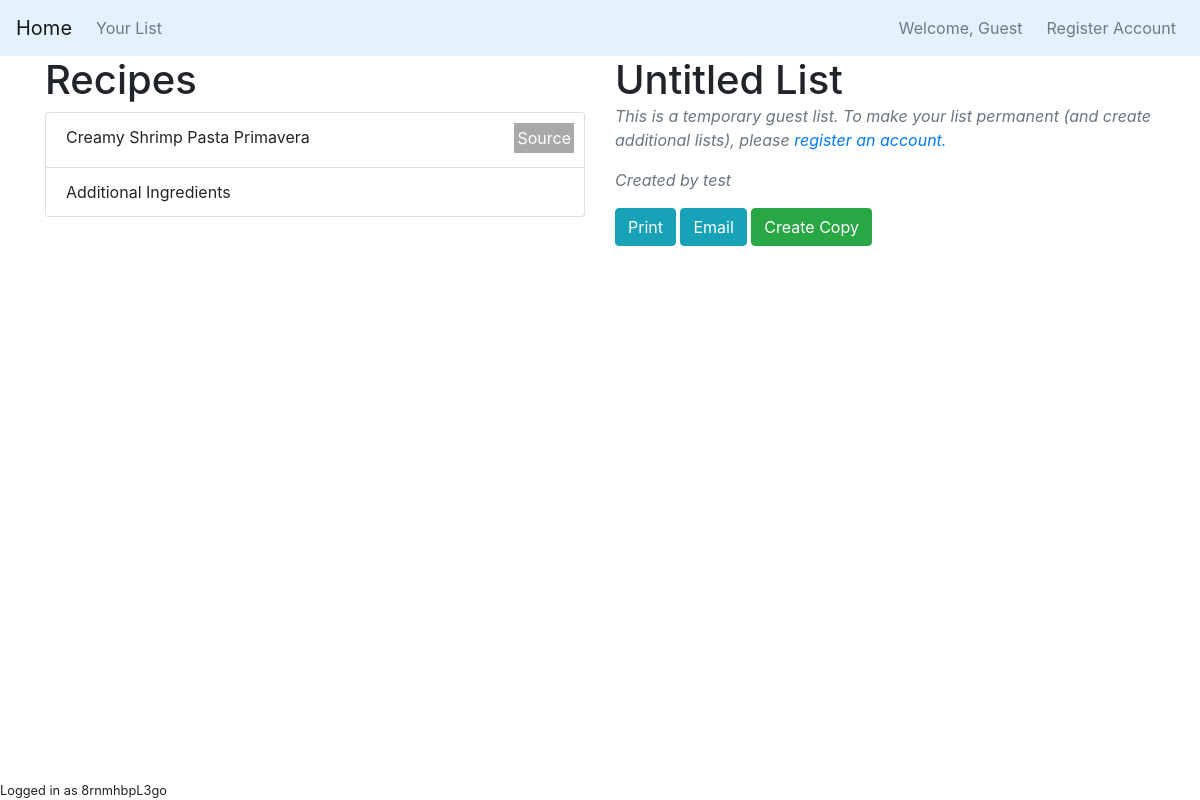
Page /list/lfhjJpImT6c (signed in) on the committed database.
### grocerylistapp/models.py (models this page shows, shortened)
class User(db.Model, UserMixin):
    id = db.Column(db.Integer, primary_key=True)
    username = db.Column(db.String(20), unique=True, nullable=False)
    email = db.Column(db.String(120), unique=True, nullable=False)
    email_validated = db.Column(db.Boolean, default=False)
    password = db.Column(db.String(60), nullable=False)
    temporary = db.Column(db.Boolean, default=False)  # determines if user account is temporary (for guest users)
    checklists = db.relationship('CompiledList', backref='user', lazy=True)  # the user's grocery lists

class RecipeList(db.Model):
    id = db.Column(db.Integer, primary_key=True)  # the primary key
    name = db.Column(db.String, nullable=False)  # name for recipe (from url)
    hex_name = db.Column(db.String(20), unique=True, nullable=False)  # name for database #TODO use hex_id() function
    hex_color = db.Column(db.String(6), nullable=False)  # randomly generated color for use in lists
    image_file = db.Column(db.String(20), nullable=False, default='default.jpg')  # image for list
    recipe_url = db.Column(db.String(200))
    compiled_list = db.Column(db.ForeignKey('compiled_list.id'))    # the id of the compiled list
    lines = db.relationship('RawLine', backref='rlist', lazy=True)  # the lines of the list

class CompiledList(db.Model):
    id = db.Column(db.Integer, primary_key=True)    # the primary key
    name = db.Column(db.String(20), nullable=False, default="Unnamed List")  # user created name, optional
    hex_name = db.Column(db.String(20), unique=True, nullable=False)  # name for database #TODO use hex_id() function
    lines = db.relationship('CleanedLine', backref='list', lazy=True)  # cleaned lines for the list
    recipes = db.relationship('RecipeList', backref='complist', lazy=True)  # all recipes that are in the compiled list
    user_id = db.Column(db.ForeignKey('user.id'), nullable=False)  # the id of the user who made the list

### grocerylistapp/checklist/routes.py (the view)
@checklist.route('/list/<string:hex_name>', methods=['GET', 'POST'])
def compiled_list(hex_name):
    recipe_form = RecipeURLForm(prefix="recipe")
    custom_recipe_form = CustomRecipeForm(prefix="custom-recipe")
    export_to_pdf_form = ExportToPDFForm(prefix="export-pdf")
    export_to_email_form = ExportToEmailForm(prefix="email")
    comp_list = CompiledList.query.filter_by(hex_name=hex_name).first_or_404()
    list_lines = CleanedLine.query.filter_by(list=comp_list).all()
    sort_list(list_lines)
    user_is_owner = current_user.id == comp_list.user_id
    creator = current_user if user_is_owner else User.query.get(comp_list.user_id)
    recipe_list = RecipeList.query.filter_by(complist=comp_list).all()
    if recipe_form.validate_on_submit():
        new_recipe = create_recipe_from_url(recipe_form.url.data)
        return redirect(url_for('recipe.clean_recipe', list_name=hex_name, new_recipe=new_recipe.hex_name))
    if custom_recipe_form.validate_on_submit():
        new_recipe = create_recipe_from_text("Untitled Recipe", custom_recipe_form.recipe_lines.data)
        new_recipe.complist = comp_list
        return redirect(url_for('recipe.clean_recipe', list_name=comp_list.hex_name, new_recipe=new_recipe.hex_name))
    if export_to_email_form.validate_on_submit():
        email_list(export_to_email_form.email.data, comp_list, list_lines, recipe_list)
        flash('Email sent successfully!', 'success')
        return redirect(url_for('list.compiled_list', hex_name=hex_name))
    list_lines = [CompiledIngredientLine(line) for line in list_lines]
    recipe_list.reverse()
    grocery_lists = CompiledList.query.filter_by(user_id=current_user.id)
    return render_template('list_page.html', grocery_lists=grocery_lists, comp_list=comp_list,
                           list_lines=list_lines, recipe_form=recipe_form,
                           recipe_list=recipe_list, custom_recipe_form=custom_recipe_form,
                           export_to_pdf_form=export_to_pdf_form, export_to_email_form=export_to_email_form,
                           user_is_owner=user_is_owner, creator=creator)

### grocerylistapp/checklist/utils.py (called while the page is built)
def sort_list(list_lines):
    def sort_by_index(e):
        print(e.index_in_list)
        return e.index_in_list
    list_lines.sort(key=sort_by_index)

### grocerylistapp/models.py (called while the page is built)
@login_manager.user_loader
def load_user(user_id):
    print(user_id)
    return User.query.get(user_id)

### grocerylistapp/templates/list_page.html (shortened to what this page needs)
{% extends 'layout.html' %}
{% block content %}
    <div class="row">
      <div class="col-md-6">
        <h1> Recipes </h1>
          <div id="recipe-list" class="list-group">
              {% for recipe in recipe_list %}
                <div role="button" class="recipe-button list-group-item">
                    {{recipe.name}}
                    {% if recipe.recipe_url %}
                        <a href={{recipe.recipe_url}} target="_blank" class="source-button well">Source</a>
                    {% endif %}
                </div>
              {% endfor %}
          </div>
      </div>
      <div class="col-md-6">
          <div id="complist-name-div">
              <h1 id="complist-name">{{ comp_list.name }}</h1>
          </div>
          {% if current_user.temporary %}
          <div>
              <p class="font-italic text-muted">This is a temporary guest list. To make your list permanent (and create additional lists), please
                  <a href="{{ url_for('account.register') }}">register an account.</a>
              </p>
          </div>
          {% endif %}
          {% if not user_is_owner %}
          <div>
              <p class="font-italic text-muted">Created by {{creator.username}}</p>
          </div>
          {% endif %}
          <div id="list-tool-panel">
              <button data-toggle="modal" data-target="#printModal" class="btn btn-info">Print</button>
              <button data-toggle="modal" data-target="#exportModal" class="btn btn-info">Email</button>
              {% if not user_is_owner %}
              <a href="{{url_for('checklist.copy_list', hex_name=comp_list.hex_name)}}" class="btn btn-success">Create Copy</a>
              {% endif %}
          </div>
      </div>
    </div>
{% endblock content %}

### grocerylistapp/templates/layout.html (shortened to what this page needs)
<!DOCTYPE html>
<html lang="en">
<head>
    <link rel="stylesheet" href="https://stackpath.bootstrapcdn.com/bootstrap/4.4.1/css/bootstrap.min.css">
    <link rel="stylesheet" href="{{url_for('static', filename='main.css')}}">
</head>
<body>
<nav class="navbar navbar-light navbar-expand-sm" style="background-color: #e3f2fd;">
    <a class="navbar-brand" href="{{ url_for('main.home') }}">Home</a>
        <div class="collapse navbar-collapse" id="myNavbar">
            <ul class="nav navbar-nav">
                {% if current_user.is_authenticated %}
                    {% if not current_user.temporary %}
                        {% if grocery_lists %}
                            <li class="nav-item dropdown">
                                <a class="nav-link" data-toggle="dropdown" href="#" role="button">
                                    My Lists
                                </a>
                                <div class="dropdown-menu">
                                    {% for list in grocery_lists %}
                                        <a class="nav-link dropdown-item" id="link-{{list.hex_name}}" href="{{url_for('checklist.compiled_list', hex_name=list.hex_name)}}">{{ list.name }} ({{ list.hex_name }})</a>
                                    {% endfor %}
                                </div>
                            </li>
                        {% endif %}
                        <li class="nav-item"><a class="nav-link" href="{{ url_for('checklist.create_list_page') }}">Create New List</a></li>
                    {% else %}
                        <li class="nav-item"><a class="nav-link" href="{{ url_for('checklist.compiled_list', hex_name=grocery_lists[0].hex_name) }}">Your List</a></li>
                    {% endif %}
            </ul>
                <ul class="navbar-nav ml-auto">
                    <li class="nav-item navbar-text mr-3">Welcome, {{current_user.username if not current_user.temporary else "Guest"}}</li>
                    {% if current_user.temporary %}
                        <li class="nav-item"><a class="nav-link" href="{{ url_for('account.register') }}">Register Account</a></li>
                    {% else %}
                        <li class="nav-item"><a class="nav-link" href="{{ url_for('account.settings') }}">Settings</a></li>
                        <li class="nav-item"><a class="nav-link" href="{{ url_for('account.logout') }}">Logout</a></li>
                    {% endif %}
                {% endif %}
            </ul>
        </div>
</nav>
<div class="container" role="main">
    {% block content %}{% endblock %}
    {% if current_user.is_authenticated%}
    <small class="fixed-bottom">Logged in as {{current_user.username}}</small>
    {% endif %}
</div>
</body>
</html>

### grocerylistapp/static/main.css (style rules this page uses)
#complist-name { display: inline; }
.source-button { float: right; background-color: darkgray; color: white; padding: 3px; position: relative; bottom: 2px; left: 10px; margin: 0px; }
#list-tool-panel { padding-bottom: 10px; }

### rows in the picture
User: temporary "Guest", username "8rnmhbpL3go"
RecipeList: name "Creamy Shrimp Pasta Primavera"
RecipeList: name "Additional Ingredients"
CompiledList: name "Untitled List"
User: username "test"
